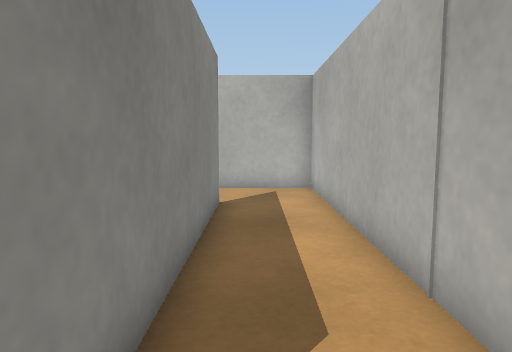
View 1 (above)

23 first-person views from a walk through a world built for the Webots simulator. The camera is 0.45 m above the floor, tilts 6° down and sees 70° across. The floor is counted in squares, 0.25 m on a side. Each view is taken from the middle of a square. On the plan, view 1 faces up. The plan holds only what a view shows up to about 18 squares ahead; the rest is blank. The place goes on beyond the plan. The robots in the file are not drawn. Webots' stock objects and surfaces are drawn as simple stand-ins.

View 2
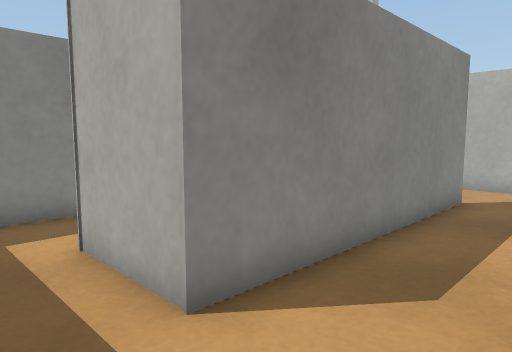

View 3
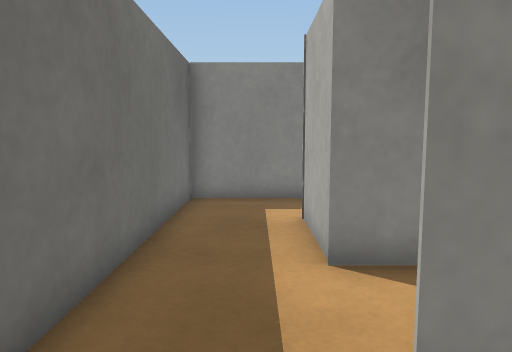

View 4
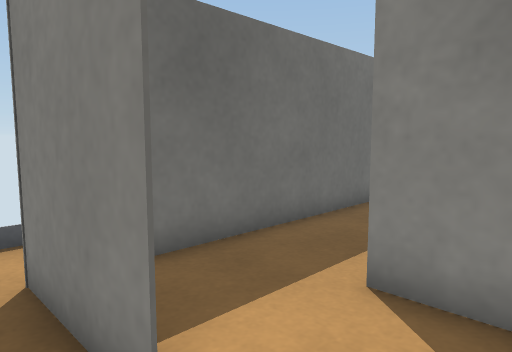

View 5
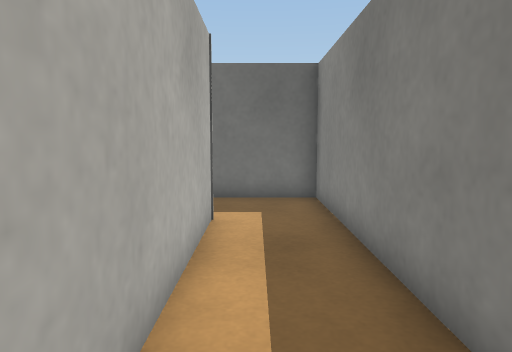

View 6
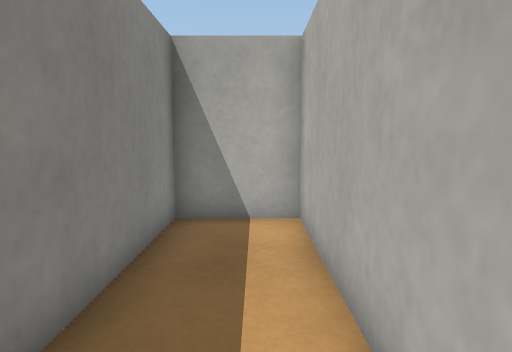

View 7
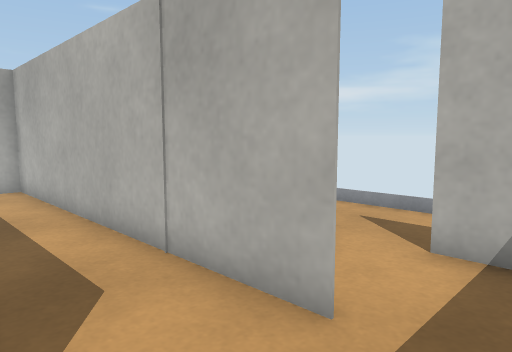

View 8
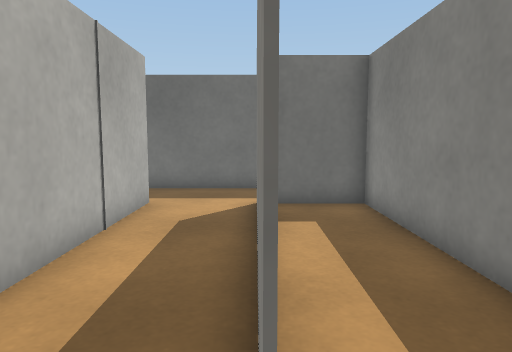

View 9
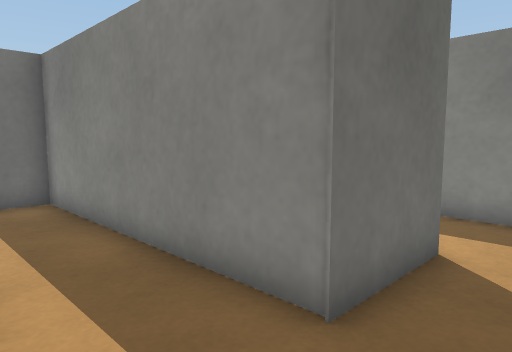

View 10
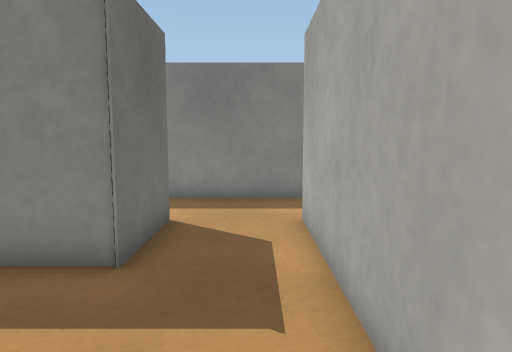

View 11
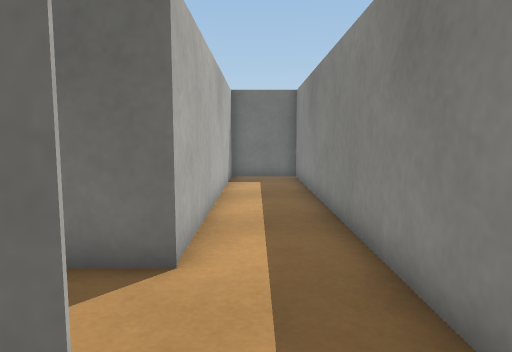

View 12
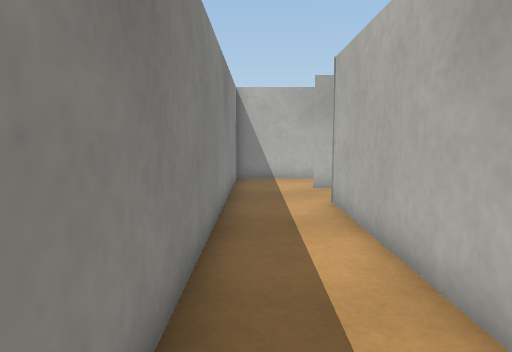

View 13
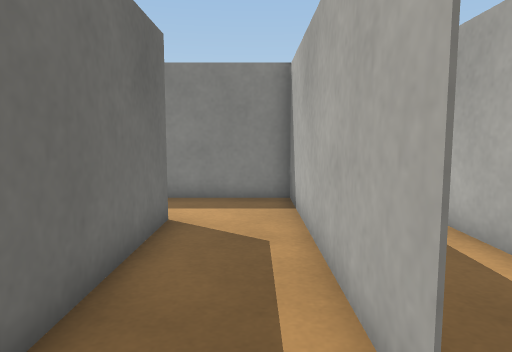

View 14
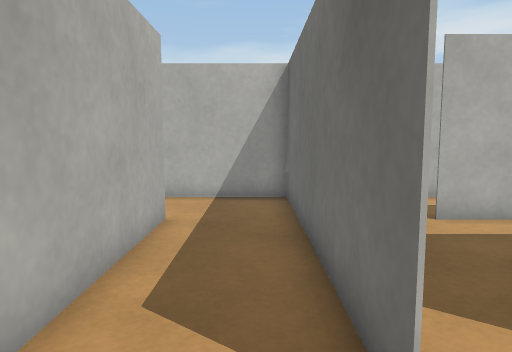

View 15
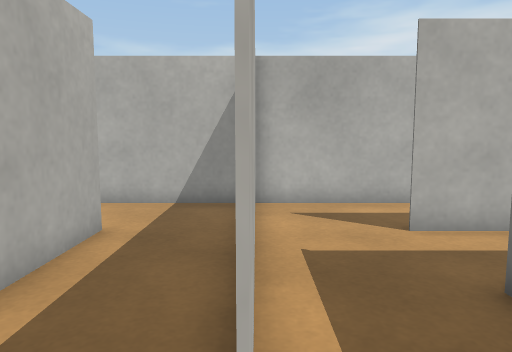

View 16
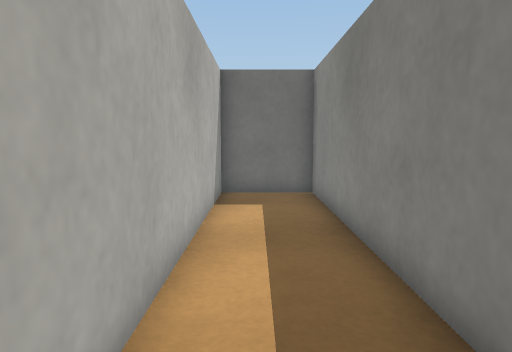

View 17
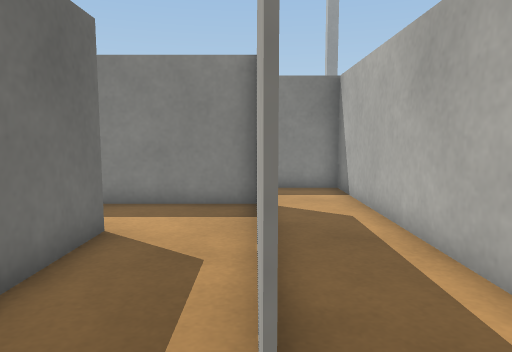

View 18
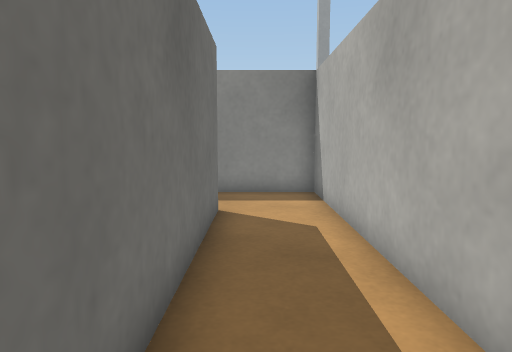

View 19
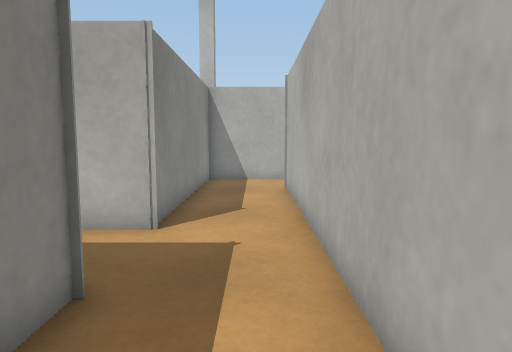

View 20
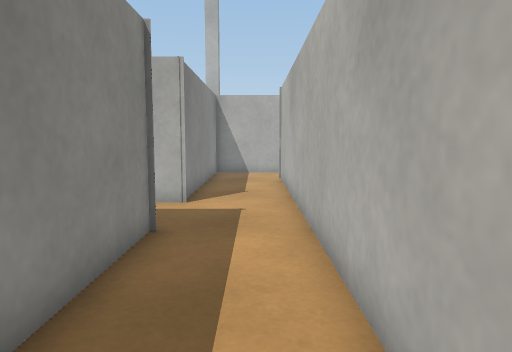

View 21
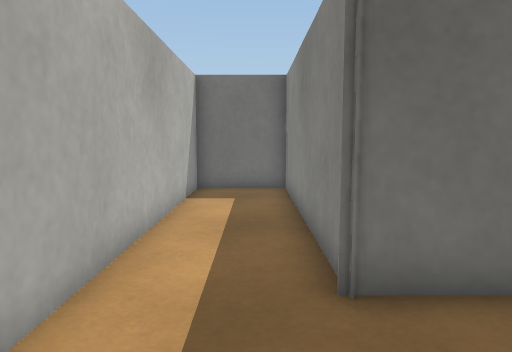

View 22
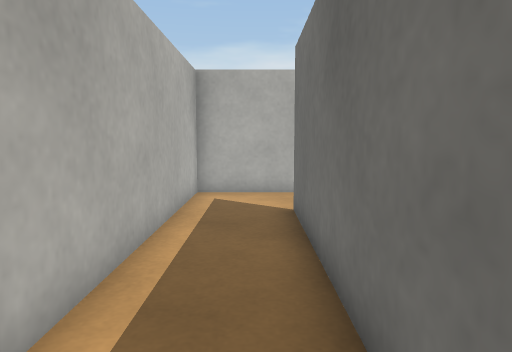

View 23
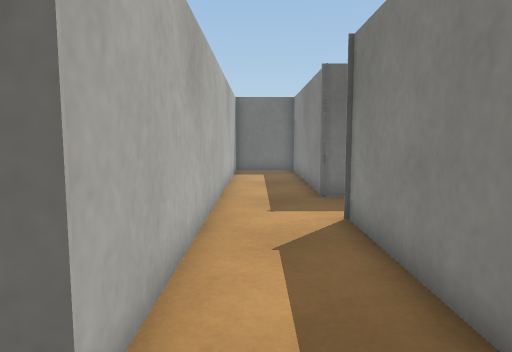

### Floor plan
Points are (right, up) in squares from view 1. A wall is a line through its corners. A room is listed if a view was taken in it or the views show most of it. See-through windows are left out.
Room 1 (views 1, 5, 6, 7, 8, 9, 10)
walls: (2, 0.9) (2, 12.9); (-1, 10.1) (-1, 1.1) (-4, 1.1) (-4, 10.1) (-6.8, 10.1) (-6.8, -2); (2, 13) (-1.5, 13); (-7.1, -1.9) (1.4, -1.9)
ways out: opening at (2, -0.5) to room 2; opening at (-1, 11.5) to room 5
Room 2 (views 2, 3)
walls: (1.4, -1.9) (3.4, -1.9)
ways out: opening at (2, -0.5) to room 1; opening at (3.5, 1) to room 3
Room 3 (view 4)
walls: (4.9, -0.1) (4.9, 1.1) (4.9, -2); (2, 2.5) (2, 0.9)
ways out: opening at (3.5, 1) to room 2; opening at (6, 4)
Room 4 (views 11, 13, 14, 15, 17)
walls: (-7, 13.1) (2, 13.1); (-0.9, 16) (-9.9, 16) (-9.9, 12.5); (2, 12.9) (2, 16.4)
ways out: opening at (-8, 13) to room 5; opening at (0.5, 16) to room 6
Room 5 (views 12, 16)
walls: (-9.9, 12.5) (-9.9, -2); (-1.1, 8) (-1.1, 10.1); (-1.5, 13) (-7, 13); (-6.9, -2) (-6.9, 10.1) (-4, 10.1) (-4, 1.1) (-1.5, 1.1); (-10.1, -1.9) (-7.1, -1.9)
ways out: opening at (-1, 11.5) to room 1; opening at (-8, 13) to room 4
Room 6 (views 18, 19, 20, 21, 22, 23)
walls: (-15, 7) (-13.1, 7) (-13.1, -1.9) (-10.1, -1.9); (2, 16.4) (2, 18.9) (-13.1, 18.9) (-13.1, 10.1) (-14.5, 10.1); (-9.9, -2) (-9.9, 16.1) (-0.9, 16.1)
ways out: opening at (0.5, 16) to room 4

Positions as (right, up) in squares from view 1, and headings:
1: (0, 0), facing up
2: (2, -1), facing up-left
3: (4, 0), facing left
4: (6, 3), facing down-left
5: (-5, 9), facing down
6: (-5, 2), facing up
7: (-1, -1), facing up-right
8: (-1, 11), facing down
9: (-1, 12), facing down-left
10: (1, 12), facing left
11: (-8, 15), facing down
12: (-9, 0), facing up
13: (1, 15), facing left
14: (-9, 14), facing right
15: (-8, 13), facing right
16: (-8, 10), facing down
17: (0, 16), facing left
18: (-1, 17), facing left
19: (-11, 3), facing up
20: (-11, 0), facing up
21: (-12, 11), facing down
22: (-10, 17), facing right
23: (-11, 18), facing down
